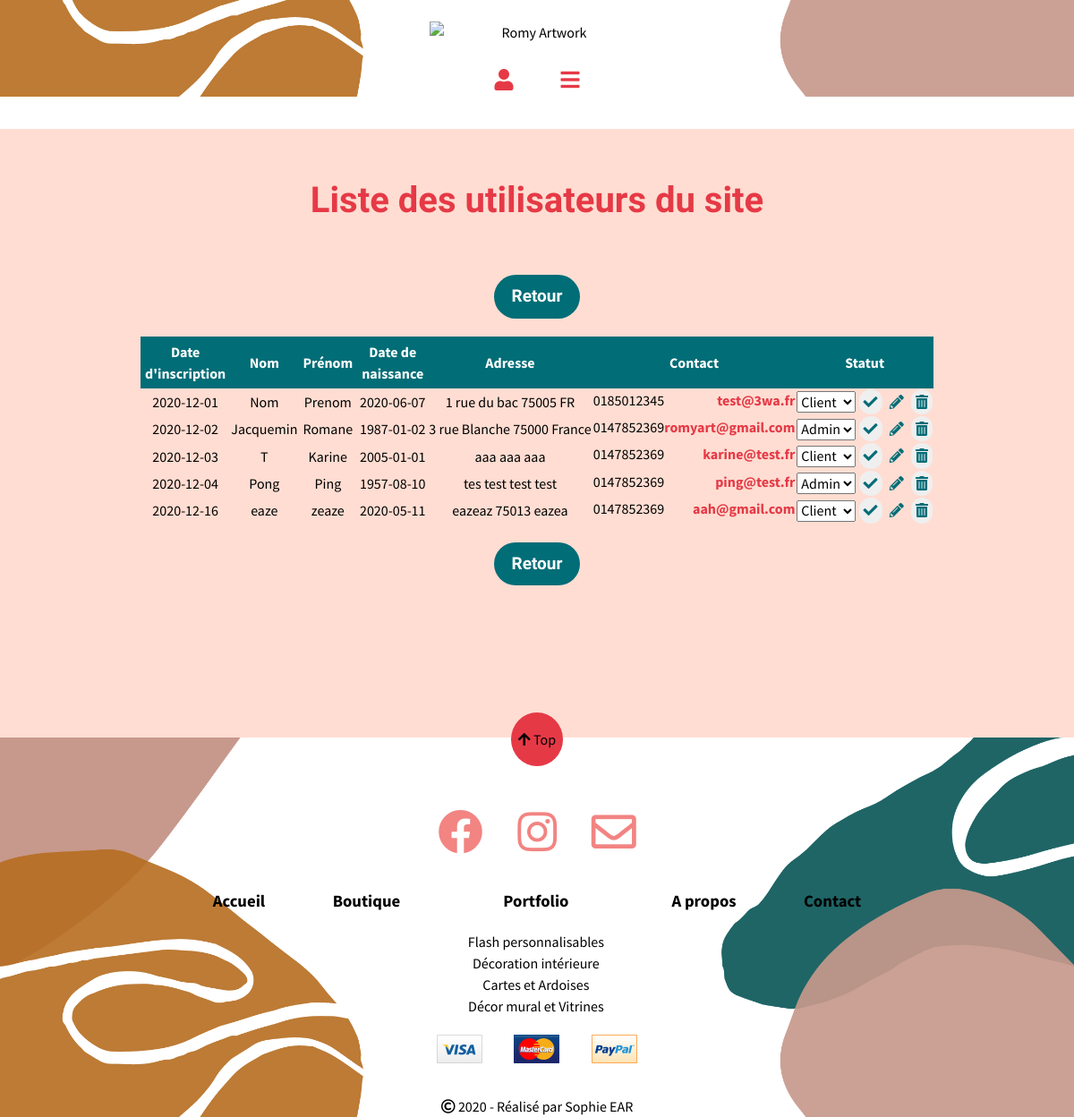
The page /index.php/admin/listusers (signed in) on the database its author committed.
### tables this page shows
CREATE TABLE IF NOT EXISTS `user` (
  `UserID` int(11) NOT NULL AUTO_INCREMENT,
  `UserFirstname` varchar(50) NOT NULL,
  `UserLastname` varchar(50) NOT NULL,
  `UserBirth` date NOT NULL,
  `UserAddress` varchar(50) NOT NULL,
  `UserZipcode` varchar(10) NOT NULL,
  `UserCity` varchar(50) NOT NULL,
  `UserCountry` varchar(50) NOT NULL,
  `UserPhone` char(10) NOT NULL,
  `UserMail` varchar(50) NOT NULL,
  `UserPassword` varchar(64) NOT NULL,
  `UserStatus` int(1) NOT NULL DEFAULT '1',
  `AccountDate` date DEFAULT NULL,
  PRIMARY KEY (`UserID`),
  KEY `UserStatus` (`UserStatus`)
);

### library/MicroKernel.class.php (called while the page is built, shortened)
<?php
class MicroKernel
{
    private $applicationPath;
    private $configuration;
    private $controllerPath;
    public function __construct()
    {
        $this->applicationPath = realpath(ROOT_PATH.'/application');
        $this->configuration   = new Configuration();
        $this->controllerPath  = null;
    }
    public function bootstrap()
    {
        $this->configuration->load('database');
        $this->configuration->load('library');
        return $this;
    }
    public function loadClass($class)
    {
        $class = str_replace('\\', DIRECTORY_SEPARATOR, $class);
        if(substr($class, -10) == 'Controller')
        {
            $filename = "$this->controllerPath/$class.class.php";
        }
        else if(substr($class, -4) == 'Form')
        {
            $filename = "$this->applicationPath/forms/$class.class.php";
        }
        elseif(substr($class, -5) == 'Model')
        {
            $filename = "$this->applicationPath/models/$class.class.php";
        }
        else
        {
            $filename = "$this->applicationPath/classes/$class.class.php";
        }
    }
    public function run(FrontController $frontController)
    {
        try
        {
            $requestPath = $frontController->buildContext($this->configuration);
            $this->controllerPath = "$this->applicationPath/controllers$requestPath";
            $frontController->run();
            $frontController->renderView();
        }
        catch(Exception $exception)
        {
            ob_clean();
            $frontController->renderErrorView
            (
                implode('<br>',
                [
                    $exception->getMessage(),
                    "<strong>Fichier</strong> : ".$exception->getFile(),
                    "<strong>Ligne</strong> : ".$exception->getLine()
                ])
            );
        }
    }
}

### index.php (called while the page is built, shortened)
<?php
require_once 'library/Configuration.class.php';
require_once 'library/Database.class.php';
require_once 'library/MicroKernel.class.php';
$microKernel = new MicroKernel();
$microKernel->bootstrap()->run(new FrontController());

### application/controllers/admin/listusers/ListusersController.class.php (called while the page is built, shortened)
<?php
class ListusersController {
	public function httpGetMethod(Http $http, array $queryFields)
	{
		$userModel = new UserModel();
		$users	= $userModel->listUsers();
		$status = $userModel->getUserStatus();
		$title	= "RomyArt - Liste des utilisateurs";
		return ["FlashBag" => new FlashBag(), "users" => $users, "status" => $status, "title" => $title];
	}
}
?>

### library/Database.class.php (called while the page is built, shortened)
<?php
class Database
{
	private $pdo;
	public function __construct()
	{
		$configuration = new Configuration();
		$this->pdo = new PDO
		(
			$configuration->get('database', 'dsn'),
			$configuration->get('database', 'user'),
			$configuration->get('database', 'password')
		);
		$this->pdo->exec('SET NAMES UTF8');
	}
    public function query($sql, array $criteria = array())
    {
        $query = $this->pdo->prepare($sql);
        $query->execute($criteria);
        return $query->fetchAll(PDO::FETCH_ASSOC);
    }
}

### library/Configuration.class.php (called while the page is built, shortened)
<?php
class Configuration
{
	private static $registry;
	public function __construct()
	{
		if(Configuration::$registry === null)
		{
			Configuration::$registry = array();
		}
	}
	public function get($filename, $key, $defaultValue = null)
	{
		if(array_key_exists($filename, Configuration::$registry) === true)
		{
			if(array_key_exists($key, Configuration::$registry[$filename]) === true)
			{
				return Configuration::$registry[$filename][$key];
			}
		}
		return $defaultValue;
	}
	public function load($filename)
	{
		Configuration::$registry[$filename] = $config;
	}
}

### application/models/UserModel.class.php (called while the page is built, shortened)
<?php
class UserModel {
	public function getUserStatus() {
		$status = new Database();
		$sql	= 'SELECT UserStatus, StatusName FROM userstatus';
		return $status->query($sql, array());
	}
	public function listUsers() {
		$users = new Database();
		$sql = 'SELECT	user.UserID,
						user.UserFirstname,
						user.UserLastname,
						user.UserBirth,
						user.UserAddress,
						user.UserZipcode,
						user.UserCountry,
						user.UserPhone,
						user.UserMail,
						user.UserStatus,
						user.AccountDate,
						useSta.UserStatus,
						useSta.StatusName
				FROM user
				INNER JOIN userstatus useSta ON user.UserStatus = useSta.UserStatus
				ORDER BY AccountDate, UserLastname, UserFirstname';
		return $users->query($sql, array());
	}
}
?>

### application/www/admin/listusers/ListusersView.phtml (the view, shortened to what this page needs)
<div id="listUsers" class="container">
	<h2>Liste des utilisateurs du site</h2>
	<div>
		<a href="<?= $requestUrl ?>/admin" title="Retour" class="button">Retour</a>
	</div>
	<table>
		<thead>
			<th class="mobile">Date d'inscription</th>
			<th>Nom</th>
			<th>Prénom</th>
			<th class="mobile">Date de naissance</th>
			<th class="mobile">Adresse</th>
			<th>Contact</th>
			<th>Statut</th>
		</thead>
		<tbody>
			<?php foreach($users as $user): ?>
				<tr>
					<td class="mobile"><?= $user["AccountDate"] ?></td>
					<td><?= $user["UserLastname"] ?></td>
					<td><?= $user["UserFirstname"] ?></td>
					<td class="mobile"><?= $user["UserBirth"] ?></td>
					<td class="mobile">
						<?= $user["UserAddress"] ?>
						<?= $user["UserZipcode"]." ".$user["UserCountry"] ?>
					</td>
					<td class="flex">
						<?= $user["UserPhone"] ?>
						<a href="mailto:<?= $user["UserMail"] ?>" title="mail"><?= $user["UserMail"] ?></a>
					</td>
					<td>
						<form action="<?= $requestUrl ?>/admin" method="POST">
							<select name="userStatus">
								<?php foreach($status as $now): ?>
									<?php if($now["UserStatus"] == $user["UserStatus"]): ?>
										<option selected value="<?= $user["UserStatus"] ?>"><?= $user["StatusName"] ?></option>
									<?php else: ?>
										<option value="<?= $now["UserStatus"] ?>"><?= $now["StatusName"] ?></option>
									<?php endif; ?>
								<?php endforeach; ?>
							</select>
							<button type="submit" name="button" value="editUserStatus" class="icone"><i class="fas fa-check"></i></button>
							<a href="<?= $requestUrl ?>/admin/listusers/modify?ID=<?= $user["UserID"] ?>" title="Modifier cet utilisateur" class="icone"><i class="fas fa-pencil-alt"></i></a>
							<button type="submit" name="button" value="deleteUser" class="icone"><i class="fas fa-trash-alt"></i></button>
						</form>
					</td>
				</tr>
			<?php endforeach; ?>
		</tbody>
	</table>
	<div>
		<a href="<?= $requestUrl ?>/admin" title="Retour" class="button">Retour</a>
	</div>
</div>

### application/www/css/style.css (style rules this page uses)
:root { --main-green : #006d77; --main-pink : #e63946; --bg-color : #FFDDD2; --black : #000; --white : #FFF; --amatic-font : 'Amatic SC', cursive; }
* { box-sizing: border-box; }
html { font-size: 62.5%; scroll-behavior: smooth; }
body { background-color: var(--bg-color); font-family: 'Source Sans Pro', sans-serif; font-size: 1.6rem; hyphens: auto; line-height: 1.5; margin: 0 auto; padding: 0; margin-top: -22px; margin-bottom: -20px; text-align: center; transition: all 0.3s ease 0s; }
.button { background-color: var(--main-green); border-radius: 50px; color: var(--white); display: inline-block; font-family: var(--amatic-font); font-size: 1.9rem; font-weight: bold; line-height: 1.5; margin: 20px 20px; padding: 10px 20px; }
.container { width: 90%; margin: 0 auto; }
.flex { display: flex; }
.icone { border-radius: 30px; color: var(--main-green); padding: 5px; }
table { border-spacing: 0; margin: auto; table-layout: auto; width: 100%; }
table thead { background-color: var(--main-green); }
table thead th { color: var(--white); padding: 5px; }
tbody td>a { font-weight: bold; color: var(--main-pink); }
h1, h2, h3 { text-align: center; }
h2 { color: var(--main-pink); font-family: var(--amatic-font); font-size: 4rem; }
a { color: var(--black); text-decoration: none; }
button { border: none; justify-content: center; }
main .container { margin: 50px auto; }
#listUsers { font-size: 1.2rem; }
#listUsers .flex { flex-direction: column; }
@media screen and (min-width: 700px) { table td { white-space: nowrap; } }
@media screen and (min-width: 700px) { #listUsers { font-size: 1.6rem; } }
@media screen and (min-width: 768px) { main .container { width: 90%; } }
@media screen and (min-width: 900px) { #listUsers .flex { flex-direction: row; justify-content: space-between; } }
@media screen and (min-width: 1025px) { body { margin-top: -50px; } }
@media screen and (min-width: 1025px) { table { width: 80%; } }
@media screen and (min-width: 1200px) { main .container { width: 80%; } }

### rows shown on the page
user: AccountDate "2020-12-01", UserLastname "Nom", UserFirstname "Prenom", UserBirth "2020-06-07", UserAddress "1 rue du bac", UserZipcode "75005", UserCountry "FR", UserPhone "0185012345", UserMail "test@3wa.fr"
user: AccountDate "2020-12-02", UserLastname "Jacquemin", UserFirstname "Romane", UserBirth "1987-01-02", UserAddress "3 rue Blanche", UserZipcode "75000", UserCountry "France", UserPhone "0147852369", UserMail "romyart@gmail.com"
user: AccountDate "2020-12-03", UserLastname "T", UserFirstname "Karine", UserBirth "2005-01-01", UserAddress "aaa", UserZipcode "aaa", UserCountry "aaa", UserPhone "0147852369", UserMail "karine@test.fr"
user: AccountDate "2020-12-04", UserLastname "Pong", UserFirstname "Ping", UserBirth "1957-08-10", UserAddress "tes test", UserZipcode "test", UserCountry "test", UserPhone "0147852369", UserMail "ping@test.fr"
user: AccountDate "2020-12-16", UserLastname "eaze", UserFirstname "zeaze", UserBirth "2020-05-11", UserAddress "eazeaz", UserZipcode "75013", UserCountry "eazea", UserPhone "0147852369", UserMail "aah@gmail.com"

### other values the page prints
form field userStatus "Client"
form field userStatus "Admin"
